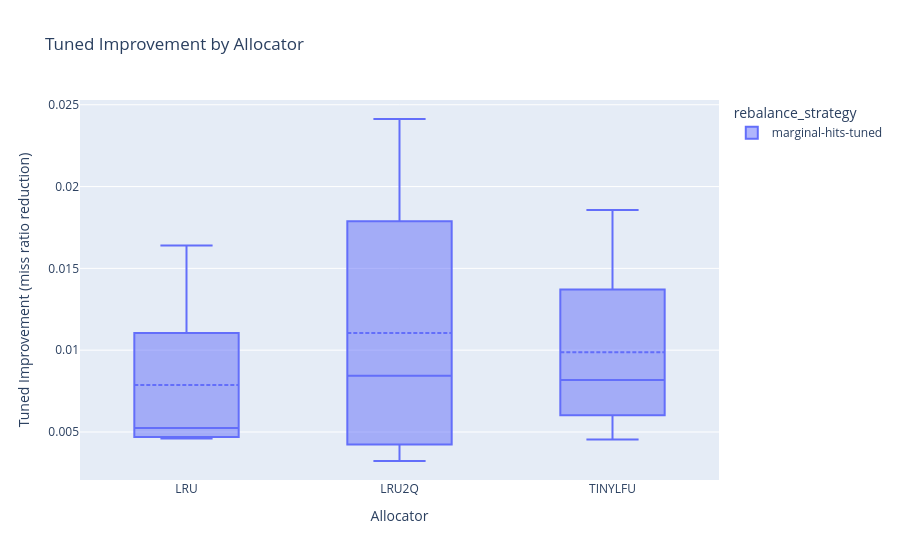

The notebook cell this image was saved under:
### Code cell
plot_df = remapped_df[(remapped_df['monitor_interval'] == 50_000) | (remapped_df['rebalance_strategy'] == 'disabled')]
plot_df = plot_df[(plot_df['tag'].isna()) | (plot_df['tag'] == 'cold')]

candidate_trace_names = [f"twitter_cluster{i}" for i in [52, 17, 18, 24, 44, 45, 29]]
plot_df = plot_df[plot_df['trace_name'].isin(candidate_trace_names)]

plot_tuned_improvement_by_allocator(plot_df[(plot_df['trace_name'].str.startswith('twitter_cluster')) & 
                  (plot_df['wsr'] == 0.01)])

find_min_row(plot_df[(plot_df['trace_name'].str.startswith('twitter_cluster')) & 
                  (plot_df['wsr'] == 0.01) & (plot_df['allocator'] == 'LRU')], 'tuned_improvement', 3)

find_min_row(plot_df[(plot_df['trace_name'].str.startswith('twitter_cluster')) & 
                  (plot_df['wsr'] == 0.01) & (plot_df['allocator'] == 'TINYLFU')], 'tuned_improvement', 3)

plot_tuned_improvement_by_allocator(plot_df[(plot_df['trace_name'].str.startswith('twitter_cluster')) & 
                  (plot_df['wsr'] == 0.1)])

find_min_row(plot_df[(plot_df['trace_name'].str.startswith('twitter_cluster')) & 
                  (plot_df['wsr'] == 0.01) & (plot_df['allocator'] == 'TINYLFU')], 'tuned_improvement', 3)

print(plot_df['rebalance_strategy'].unique())

### Figure 1 — Plotly figure (JSON) as saved in the notebook; plotly's stock layout.template omitted (floating-point values rounded to 4 significant figures)
{"data": [{"alignmentgroup": "True", "boxmean": true, "hovertemplate": "rebalance_strategy=marginal-hits-tuned<br>allocator=%{x}<br>tuned_improvement=%{y}<extra></extra>", "legendgroup": "marginal-hits-tuned", "marker": {"color": "#636efa"}, "name": "marginal-hits-tuned", "notched": false, "offsetgroup": "marginal-hits-tuned", "orientation": "v", "showlegend": true, "type": "box", "x": ["LRU", "LRU2Q", "TINYLFU", "LRU", "LRU2Q", "TINYLFU", "LRU", "LRU2Q", "TINYLFU", "LRU", "LRU2Q", "TINYLFU"], "x0": " ", "xaxis": "x", "y": [0.005715, 0.01162, 0.007498, 0.01639, 0.02413, 0.01857, 0.004601, 0.005234, 0.008865, 0.004781, 0.003226, 0.004546], "y0": " ", "yaxis": "y"}], "layout": {"boxmode": "group", "legend": {"title": {"text": "rebalance_strategy"}, "tracegroupgap": 0}, "title": {"text": "Tuned Improvement by Allocator"}, "xaxis": {"anchor": "y", "domain": [0, 1], "title": {"text": "Allocator"}}, "yaxis": {"anchor": "x", "domain": [0, 1], "title": {"text": "Tuned Improvement (miss ratio reduction)"}}}}
